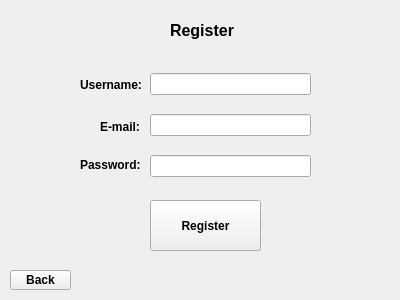
<?xml version="1.0" encoding="UTF-8"?>
<ui version="4.0">
 <class>Form</class>
 <widget class="QWidget" name="Form">
  <property name="geometry">
   <rect>
    <x>0</x>
    <y>0</y>
    <width>400</width>
    <height>300</height>
   </rect>
  </property>
  <property name="font">
   <font>
    <weight>75</weight>
    <bold>true</bold>
   </font>
  </property>
  <property name="windowTitle">
   <string>Form</string>
  </property>
  <widget class="QLabel" name="register_label">
   <property name="geometry">
    <rect>
     <x>170</x>
     <y>20</y>
     <width>71</width>
     <height>21</height>
    </rect>
   </property>
   <property name="font">
    <font>
     <family>Arial</family>
     <pointsize>12</pointsize>
    </font>
   </property>
   <property name="text">
    <string>Register</string>
   </property>
  </widget>
  <widget class="QLabel" name="label">
   <property name="geometry">
    <rect>
     <x>80</x>
     <y>75</y>
     <width>71</width>
     <height>20</height>
    </rect>
   </property>
   <property name="text">
    <string>Username:</string>
   </property>
  </widget>
  <widget class="QLabel" name="label_2">
   <property name="geometry">
    <rect>
     <x>100</x>
     <y>120</y>
     <width>46</width>
     <height>13</height>
    </rect>
   </property>
   <property name="text">
    <string>E-mail:</string>
   </property>
  </widget>
  <widget class="QLabel" name="label_3">
   <property name="geometry">
    <rect>
     <x>80</x>
     <y>155</y>
     <width>61</width>
     <height>20</height>
    </rect>
   </property>
   <property name="text">
    <string>Password:</string>
   </property>
  </widget>
  <widget class="QPushButton" name="register_button">
   <property name="geometry">
    <rect>
     <x>150</x>
     <y>200</y>
     <width>111</width>
     <height>51</height>
    </rect>
   </property>
   <property name="text">
    <string>Register</string>
   </property>
  </widget>
  <widget class="QPushButton" name="back_button">
   <property name="geometry">
    <rect>
     <x>10</x>
     <y>270</y>
     <width>61</width>
     <height>20</height>
    </rect>
   </property>
   <property name="text">
    <string>Back</string>
   </property>
  </widget>
  <widget class="QWidget" name="">
   <property name="geometry">
    <rect>
     <x>150</x>
     <y>60</y>
     <width>161</width>
     <height>131</height>
    </rect>
   </property>
   <layout class="QVBoxLayout" name="verticalLayout">
    <item>
     <widget class="QLineEdit" name="lineEdit"/>
    </item>
    <item>
     <widget class="QLineEdit" name="lineEdit_2"/>
    </item>
    <item>
     <widget class="QLineEdit" name="lineEdit_3">
      <property name="echoMode">
       <enum>QLineEdit::Password</enum>
      </property>
     </widget>
    </item>
   </layout>
  </widget>
  <zorder>register_label</zorder>
  <zorder>lineEdit</zorder>
  <zorder>lineEdit_2</zorder>
  <zorder>lineEdit_3</zorder>
  <zorder>lineEdit_2</zorder>
  <zorder>lineEdit_3</zorder>
  <zorder>label</zorder>
  <zorder>label_2</zorder>
  <zorder>label_3</zorder>
  <zorder>register_button</zorder>
  <zorder>back_button</zorder>
 </widget>
 <resources/>
 <connections/>
</ui>
